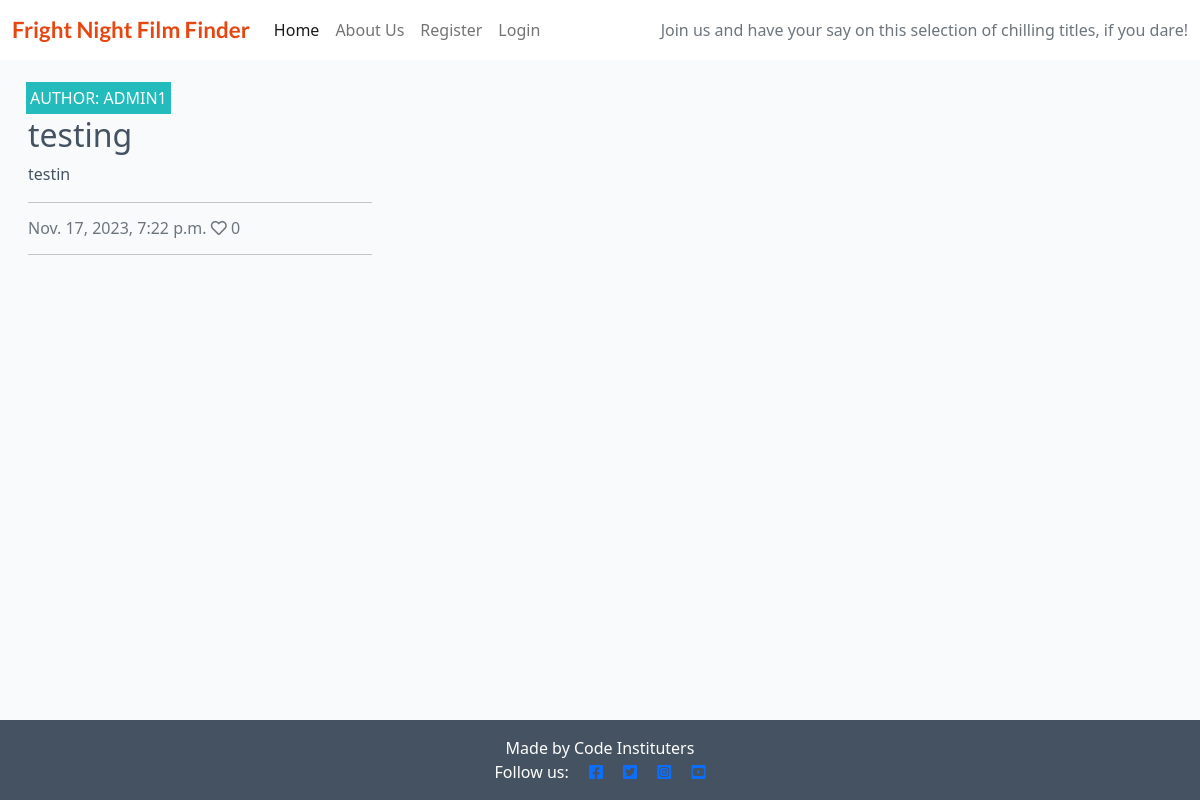
The page / on the database its author committed.
### FNFFapp/models.py (models this page shows, shortened)
class Post(models.Model):
    title = models.CharField(max_length=150, unique=True)
    slug = models.SlugField(max_length=150, unique=True,)
    author = models.ForeignKey(User, on_delete=models.CASCADE, related_name='blog_posts')
    featured_image = CloudinaryField('image', default='placeholder')
    excerpt = models.TextField(blank=True)
    updated_on = models.DateTimeField(auto_now=True)
    content = models.TextField()
    created_on = models.DateTimeField(auto_now_add=True)
    status = models.IntegerField(choices=STATUS, default=1)
    likes = models.ManyToManyField(User, related_name='blogpost_like', blank=True)
    class Meta:
        ordering = ['-created_on']
    def number_of_likes(self):
        return self.likes.count()

### FNFFapp/views.py (the view)
# urls.py: path('', views.PostList.as_view(), name='home'),
class PostList(generic.ListView):
    model = Post
    queryset = Post.objects.filter(status=1).order_by('-created_on')
    template_name = 'index.html'
    paginate_by = 6

### templates/index.html (shortened to what this page needs)
{% extends "base.html" %}
{% block content %}
<div class="container-fluid">
    <div class="row">
        <div class="col-12 mt-3 left">
            <div class="row">
            {% for post in post_list %}
                <div class="col-md-4">
                    <div class="card mb-4">
                        <div class="card-body">
                            <div class="image-container">
                                <div class="image-flash">
                                    <p class="author">Author: {{ post.author }}</p>
                                </div>
                            </div>
                            <a href="{% url 'post_detail' post.slug %}" class="post-link">
                                <h2 class="card-title">{{ post.title }}</h2>
                                <p class="card-text">{{ post.excerpt }}</p>
                            </a>
                            <hr />
                            <p class="card-text text-muted h6">{{ post.created_on}} <i class="far fa-heart"></i>
                                {{ post.number_of_likes }}</p>
                            <hr />
                        </div>
                    </div>
                </div>
                {% endfor %}
            </div>
        </div>
    </div>
</div>
{%endblock%}

### static/css/style.css (style rules this page uses)
body { background-color: #F9FAFC; }
.main-bg { background-color: #F9FAFC; }
.card { border: none; background-color: transparent; }
.image-container { position: relative; }
.image-flash { position: absolute; bottom: 5%; min-width: 30%; left: -2px; background-color: #23BBBB; }
.author { color: white; margin: 4px; text-transform: uppercase; }
.post-link { text-decoration: none; color: #445261; }

### rows shown on the page
Post: author "ADMIN1", title "testing", excerpt "testin", created_on "Nov. 17, 2023, 7:22 p.m.", number_of_likes "0"
